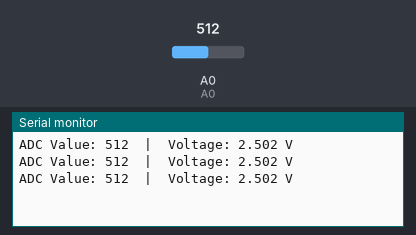
Simulated run of this sketch. Board: Arduino Uno, built with avr-gcc and run on an emulated ATmega328P. Shown: the last lines printed to the serial monitor. Inputs (shaded band) come from the test bench; at power-on: A0 = 512.

Above: at 1.3 s.
1.4 s: A0 set to 716
At 1.9 s:
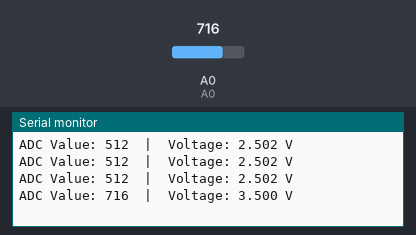
2.9 s: A0 set to 900
At 3.4 s:
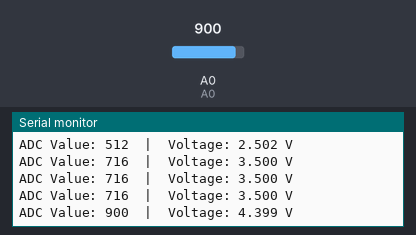
Timing chart, 0 to 5.9 s (numbered marks = the images above; inputs shaded):
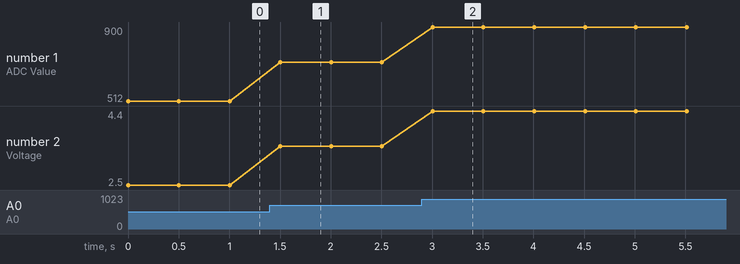

The sketch:

water_ph_detector.ino
```cpp
/*
  Description:
    Reads analog pH sensor data from pin A0, converts the raw
    ADC value to voltage, and prints it to the Serial Monitor.
    Runs on Arduino Uno at 9600 baud.

  Hardware:
    - Arduino Uno
    - pH sensor rod connected to analog pin A0
    - RC circuit (resistor-capacitor) for signal conditioning
    - DC motors + rotary wheels (joystick/RF controlled)
    - LED indicator for pH status feedback
    - Rechargeable battery pack
*/

int pH_Value;
float Voltage;

void setup() {
  Serial.begin(9600);
  pinMode(A0, INPUT);  // A0 — analog input from pH sensor
}

void loop() {
  pH_Value = analogRead(A0);                   // Raw ADC reading (0–1023)
  Voltage   = pH_Value * (5.0 / 1023.0);       // Convert to voltage (0–5V)

  Serial.print("ADC Value: ");
  Serial.print(pH_Value);
  Serial.print("  |  Voltage: ");
  Serial.print(Voltage, 3);
  Serial.println(" V");

  delay(500);  // Sample every 500 ms
}
```

Measured:
- after the input at 1.4 s, the serial monitor: prints a new line after 0.10 s (image 1)
- after the input at 2.9 s, the serial monitor: prints a new line after 0.11 s (image 2)
- plotted number 1: 512 → 716 after the input at 1.4 s, 716 → 900 after the input at 2.9 s
- plotted number 2: 2.5 → 3.5 after the input at 1.4 s, 3.5 → 4.4 after the input at 2.9 s
